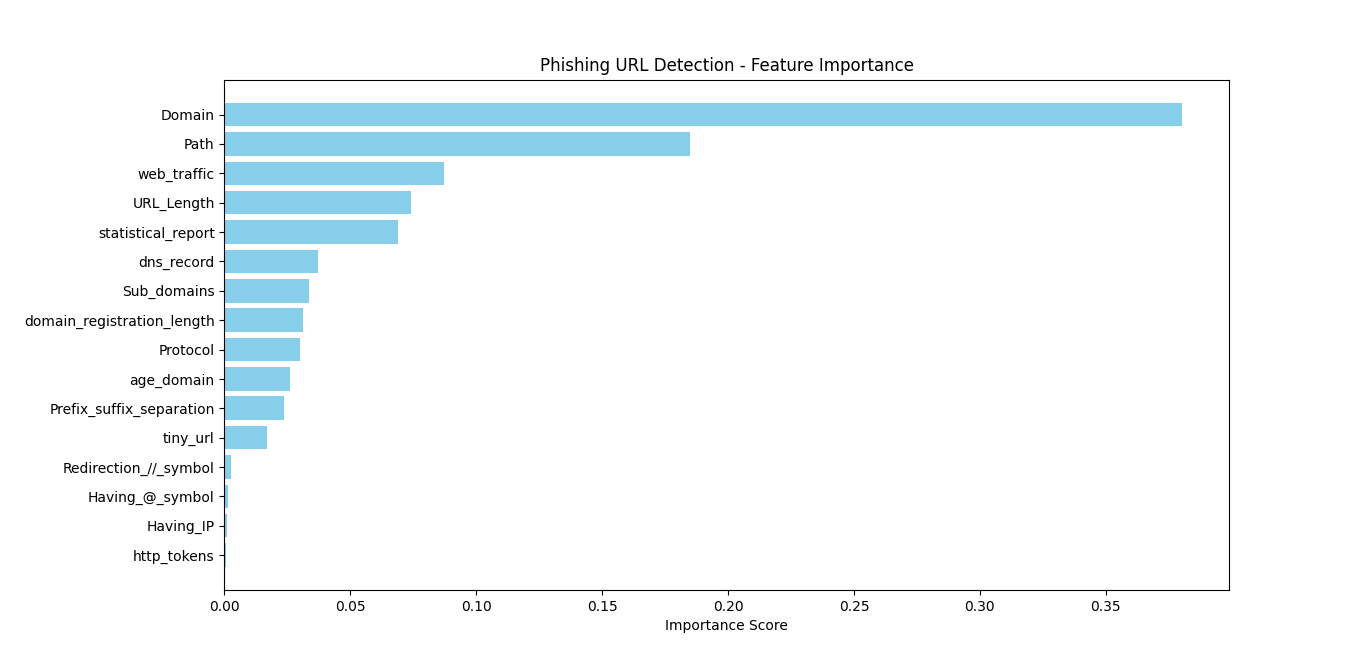

Write Python code to recreate this figure.
import pandas as pd
import numpy as np
import matplotlib.pyplot as plt
from sklearn.model_selection import train_test_split
from sklearn.ensemble import RandomForestClassifier
from sklearn.preprocessing import LabelEncoder

# Load datasets
legitimate_urls = pd.read_csv('data/legitimate-urls.csv')
phishing_urls = pd.read_csv('data/phishing-urls.csv')

# Assign labels
legitimate_urls["label"] = 0  # Legitimate sites
phishing_urls["label"] = 1  # Phishing sites

# Concatenate both datasets
#data = pd.concat([legitimate_urls, phishing_urls], ignore_index=True)
data = pd.read_csv('data/urls.csv')

# Apply label encoding to categorical columns
label_encoders = {}
for column in data.select_dtypes(include=["object"]).columns:
    le = LabelEncoder()
    data[column] = le.fit_transform(data[column].astype(str))  # Convert to numbers
    label_encoders[column] = le  # Save encoders for future use if needed

# Extract features and target
X = data.drop(columns=["status"])  # Features
y = data["status"]  # Target

# Ensure there are no missing values
X = X.fillna(0)

# Split data
X_train, X_test, y_train, y_test = train_test_split(X, y, test_size=0.3, random_state=42)

# Train model
model = RandomForestClassifier(n_estimators=100, random_state=42)
model.fit(X_train, y_train)

# Feature importance
feature_importances = model.feature_importances_
features = X.columns

# Create DataFrame for visualization
importance_df = pd.DataFrame({"Feature": features, "Importance": feature_importances})
importance_df = importance_df.sort_values(by="Importance", ascending=False)

# Plot feature importance
plt.figure(figsize=(10, 6))
plt.barh(importance_df["Feature"], importance_df["Importance"], color="skyblue")
plt.gca().invert_yaxis()  # Highest importance at top
plt.xlabel("Importance Score")
plt.title("Phishing URL Detection - Feature Importance")
plt.show()
